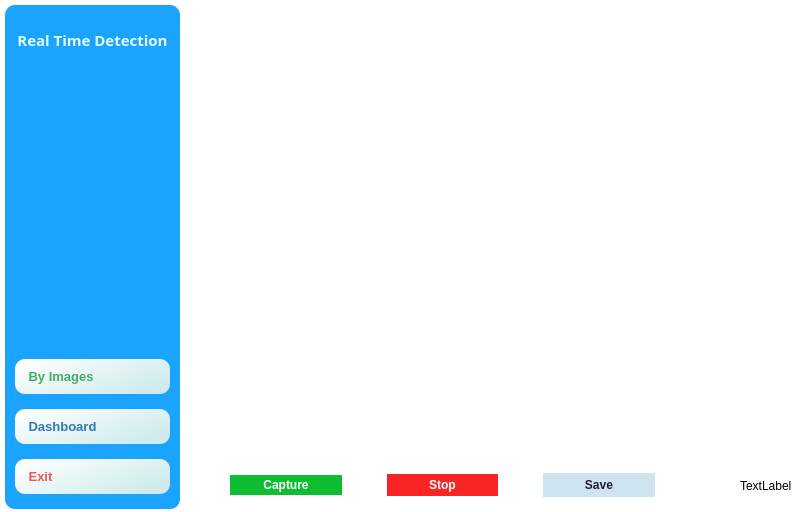
<?xml version="1.0" encoding="UTF-8"?>
<ui version="4.0">
 <class>HomeScreen</class>
 <widget class="QMainWindow" name="HomeScreen">
  <property name="geometry">
   <rect>
    <x>0</x>
    <y>0</y>
    <width>802</width>
    <height>512</height>
   </rect>
  </property>
  <property name="windowTitle">
   <string>MainWindow</string>
  </property>
  <property name="styleSheet">
   <string notr="true">background-color: rgb(255, 255, 255);</string>
  </property>
  <widget class="QWidget" name="centralwidget">
   <layout class="QHBoxLayout" name="horizontalLayout">
    <property name="spacing">
     <number>5</number>
    </property>
    <property name="leftMargin">
     <number>5</number>
    </property>
    <property name="topMargin">
     <number>5</number>
    </property>
    <property name="rightMargin">
     <number>5</number>
    </property>
    <property name="bottomMargin">
     <number>3</number>
    </property>
    <item>
     <widget class="QFrame" name="side_bar">
      <property name="minimumSize">
       <size>
        <width>175</width>
        <height>0</height>
       </size>
      </property>
      <property name="maximumSize">
       <size>
        <width>16777215</width>
        <height>16777215</height>
       </size>
      </property>
      <property name="styleSheet">
       <string notr="true">background-color: rgb(26, 164, 255);
border-radius:10px;</string>
      </property>
      <property name="frameShape">
       <enum>QFrame::StyledPanel</enum>
      </property>
      <property name="frameShadow">
       <enum>QFrame::Raised</enum>
      </property>
      <layout class="QVBoxLayout" name="verticalLayout_2">
       <property name="spacing">
        <number>15</number>
       </property>
       <property name="leftMargin">
        <number>10</number>
       </property>
       <property name="topMargin">
        <number>10</number>
       </property>
       <property name="rightMargin">
        <number>10</number>
       </property>
       <property name="bottomMargin">
        <number>15</number>
       </property>
       <item>
        <widget class="QLabel" name="title_label">
         <property name="minimumSize">
          <size>
           <width>0</width>
           <height>50</height>
          </size>
         </property>
         <property name="font">
          <font>
           <family>Unifont Upper</family>
           <pointsize>11</pointsize>
           <weight>75</weight>
           <bold>true</bold>
          </font>
         </property>
         <property name="styleSheet">
          <string notr="true">color: rgb(225, 255, 255);</string>
         </property>
         <property name="text">
          <string>Real Time Detection</string>
         </property>
         <property name="alignment">
          <set>Qt::AlignCenter</set>
         </property>
        </widget>
       </item>
       <item>
        <widget class="QLabel" name="label">
         <property name="text">
          <string/>
         </property>
         <property name="pixmap">
          <pixmap resource="resources.qrc">:/icons/face.png</pixmap>
         </property>
         <property name="alignment">
          <set>Qt::AlignCenter</set>
         </property>
        </widget>
       </item>
       <item>
        <spacer name="verticalSpacer">
         <property name="orientation">
          <enum>Qt::Vertical</enum>
         </property>
         <property name="sizeHint" stdset="0">
          <size>
           <width>20</width>
           <height>85</height>
          </size>
         </property>
        </spacer>
       </item>
       <item>
        <widget class="QPushButton" name="classsifyImage_btn">
         <property name="font">
          <font>
           <pointsize>10</pointsize>
           <weight>75</weight>
           <italic>false</italic>
           <bold>true</bold>
          </font>
         </property>
         <property name="styleSheet">
          <string notr="true">QPushButton{
color: rgb(67, 172, 102);
	background-color: qlineargradient(spread:pad, x1:0.016, y1:0.0909091, x2:1, y2:0.648, stop:0 rgba(255, 255, 255, 255), stop:1 rgba(207, 235, 235, 255));
text-align:left;
padding:10px;
}


QPushButton::hover{
color: rgb(0, 141, 202);
background-color: rgb(206, 237, 255);

}

QPushButton::pressed{
color: rgb(10, 171, 192);
	background-color: rgb(245, 253, 255);
border: 1px solid rgb(190,190,190);
}</string>
         </property>
         <property name="text">
          <string extracomment="detection using image"> By Images</string>
         </property>
         <property name="icon">
          <iconset resource="resources.qrc">
           <normaloff>:/icons/image.png</normaloff>:/icons/image.png</iconset>
         </property>
         <property name="iconSize">
          <size>
           <width>36</width>
           <height>36</height>
          </size>
         </property>
         <property name="autoDefault">
          <bool>false</bool>
         </property>
         <property name="default">
          <bool>false</bool>
         </property>
         <property name="flat">
          <bool>false</bool>
         </property>
        </widget>
       </item>
       <item>
        <widget class="QPushButton" name="dashboard_btn">
         <property name="font">
          <font>
           <pointsize>10</pointsize>
           <weight>75</weight>
           <bold>true</bold>
          </font>
         </property>
         <property name="styleSheet">
          <string notr="true">QPushButton{
color: rgb(52, 120, 179);
	background-color: qlineargradient(spread:pad, x1:0.016, y1:0.0909091, x2:1, y2:0.648, stop:0 rgba(255, 255, 255, 255), stop:1 rgba(207, 235, 235, 255));
text-align:left;
padding:10px;
}


QPushButton::hover{
color: rgb(0, 141, 202);
background-color: rgb(206, 237, 255);

}

QPushButton::pressed{
color: rgb(10, 171, 192);
	background-color: rgb(245, 253, 255);
border: 1px solid rgb(190,190,190);
}</string>
         </property>
         <property name="text">
          <string> Dashboard</string>
         </property>
         <property name="icon">
          <iconset resource="resources.qrc">
           <normaloff>:/icons/graph.png</normaloff>:/icons/graph.png</iconset>
         </property>
         <property name="iconSize">
          <size>
           <width>36</width>
           <height>36</height>
          </size>
         </property>
         <property name="autoDefault">
          <bool>true</bool>
         </property>
         <property name="default">
          <bool>false</bool>
         </property>
         <property name="flat">
          <bool>false</bool>
         </property>
        </widget>
       </item>
       <item>
        <widget class="QPushButton" name="exit_btn">
         <property name="font">
          <font>
           <pointsize>10</pointsize>
           <weight>75</weight>
           <bold>true</bold>
          </font>
         </property>
         <property name="cursor">
          <cursorShape>ForbiddenCursor</cursorShape>
         </property>
         <property name="styleSheet">
          <string notr="true">QPushButton{
color:rgb(232, 87, 90);
	background-color: qlineargradient(spread:pad, x1:0.016, y1:0.0909091, x2:1, y2:0.648, stop:0 rgba(255, 255, 255, 255), stop:1 rgba(207, 235, 235, 255));
text-align:left;
padding:10px;
}


QPushButton::hover{
color: rgb(0, 141, 202);
background-color: rgb(206, 237, 255);

}

QPushButton::pressed{
color: rgb(10, 171, 192);
	background-color: rgb(245, 253, 255);
border: 1px solid rgb(190,190,190);
}</string>
         </property>
         <property name="text">
          <string> Exit</string>
         </property>
         <property name="icon">
          <iconset resource="resources.qrc">
           <normaloff>:/icons/logout.png</normaloff>:/icons/logout.png</iconset>
         </property>
         <property name="iconSize">
          <size>
           <width>36</width>
           <height>36</height>
          </size>
         </property>
         <property name="autoDefault">
          <bool>true</bool>
         </property>
         <property name="default">
          <bool>false</bool>
         </property>
         <property name="flat">
          <bool>false</bool>
         </property>
        </widget>
       </item>
      </layout>
     </widget>
    </item>
    <item>
     <widget class="QFrame" name="frame_2">
      <property name="styleSheet">
       <string notr="true">border-radius: 10px;</string>
      </property>
      <property name="frameShape">
       <enum>QFrame::StyledPanel</enum>
      </property>
      <property name="frameShadow">
       <enum>QFrame::Raised</enum>
      </property>
      <layout class="QVBoxLayout" name="verticalLayout">
       <property name="spacing">
        <number>3</number>
       </property>
       <property name="leftMargin">
        <number>2</number>
       </property>
       <property name="topMargin">
        <number>2</number>
       </property>
       <property name="rightMargin">
        <number>2</number>
       </property>
       <property name="bottomMargin">
        <number>0</number>
       </property>
       <item>
        <widget class="QLabel" name="camera_label">
         <property name="styleSheet">
          <string notr="true">border-radius:10px;</string>
         </property>
         <property name="text">
          <string/>
         </property>
        </widget>
       </item>
       <item>
        <widget class="QFrame" name="frame_3">
         <property name="maximumSize">
          <size>
           <width>16777215</width>
           <height>50</height>
          </size>
         </property>
         <property name="styleSheet">
          <string notr="true">border-radius: 10px;</string>
         </property>
         <property name="frameShape">
          <enum>QFrame::StyledPanel</enum>
         </property>
         <property name="frameShadow">
          <enum>QFrame::Raised</enum>
         </property>
         <layout class="QHBoxLayout" name="horizontalLayout_2" stretch="0,1,1,1,0,0">
          <property name="spacing">
           <number>45</number>
          </property>
          <property name="leftMargin">
           <number>3</number>
          </property>
          <property name="topMargin">
           <number>3</number>
          </property>
          <property name="rightMargin">
           <number>3</number>
          </property>
          <property name="bottomMargin">
           <number>0</number>
          </property>
          <item>
           <spacer name="horizontalSpacer_2">
            <property name="orientation">
             <enum>Qt::Horizontal</enum>
            </property>
            <property name="sizeHint" stdset="0">
             <size>
              <width>40</width>
              <height>20</height>
             </size>
            </property>
           </spacer>
          </item>
          <item>
           <widget class="QPushButton" name="capture_btn">
            <property name="minimumSize">
             <size>
              <width>95</width>
              <height>0</height>
             </size>
            </property>
            <property name="font">
             <font>
              <pointsize>9</pointsize>
              <weight>75</weight>
              <bold>true</bold>
             </font>
            </property>
            <property name="styleSheet">
             <string notr="true">QPushButton{
background-color: rgb(14, 189, 49);
border-style: none;
border-radius: 15px;
color: rgb(255, 255, 255);
padding: 3px 6px;
}

QPushButton::hover{
background-color: rgb(22, 231, 36);
padding: 2px 3px;
font-size: 10px;
}

QPushButton::pressed{
background-color: rgb(22, 241, 46);
font-size: 12px;
}


</string>
            </property>
            <property name="text">
             <string>Capture</string>
            </property>
            <property name="icon">
             <iconset resource="resources.qrc">
              <normaloff>:/icons/capture.png</normaloff>:/icons/capture.png</iconset>
            </property>
            <property name="iconSize">
             <size>
              <width>30</width>
              <height>30</height>
             </size>
            </property>
            <property name="flat">
             <bool>false</bool>
            </property>
           </widget>
          </item>
          <item>
           <widget class="QPushButton" name="stop_btn">
            <property name="minimumSize">
             <size>
              <width>95</width>
              <height>0</height>
             </size>
            </property>
            <property name="font">
             <font>
              <pointsize>9</pointsize>
              <weight>75</weight>
              <bold>true</bold>
             </font>
            </property>
            <property name="styleSheet">
             <string notr="true">QPushButton{
background-color: rgb(249, 37, 37);
border-style: none;
border-radius: 15px;
color: rgb(255, 255, 255);
padding: 4px 6px;
}

QPushButton::hover{
background-color: rgb(247, 16, 16);
padding: 2px 3px;
font-size: 10px;
}

QPushButton::pressed{
background-color: rgb(255, 30, 33);
font-size: 12px;
}</string>
            </property>
            <property name="text">
             <string>Stop</string>
            </property>
            <property name="icon">
             <iconset resource="resources.qrc">
              <normaloff>:/icons/pause.png</normaloff>:/icons/pause.png</iconset>
            </property>
            <property name="iconSize">
             <size>
              <width>27</width>
              <height>27</height>
             </size>
            </property>
            <property name="flat">
             <bool>false</bool>
            </property>
           </widget>
          </item>
          <item>
           <widget class="QPushButton" name="save_btn">
            <property name="minimumSize">
             <size>
              <width>95</width>
              <height>0</height>
             </size>
            </property>
            <property name="font">
             <font>
              <pointsize>9</pointsize>
              <weight>75</weight>
              <bold>true</bold>
             </font>
            </property>
            <property name="styleSheet">
             <string notr="true">QPushButton{
background-color: rgb(206, 229, 239);
border-style: none;
border-radius: 15px;
color: rgb(30, 30, 50);
padding: 5px 6px;
}

QPushButton::hover{
background-color: rgb(231, 246, 255);
padding: 2px 3px;
font-size: 10px;
}

QPushButton::pressed{
background-color: rgb(179, 218, 235);
font-size: 12px;
}</string>
            </property>
            <property name="text">
             <string>Save</string>
            </property>
            <property name="icon">
             <iconset resource="resources.qrc">
              <normaloff>:/icons/bookmark.png</normaloff>:/icons/bookmark.png</iconset>
            </property>
            <property name="iconSize">
             <size>
              <width>24</width>
              <height>24</height>
             </size>
            </property>
            <property name="flat">
             <bool>false</bool>
            </property>
           </widget>
          </item>
          <item>
           <spacer name="horizontalSpacer">
            <property name="orientation">
             <enum>Qt::Horizontal</enum>
            </property>
            <property name="sizeHint" stdset="0">
             <size>
              <width>40</width>
              <height>20</height>
             </size>
            </property>
           </spacer>
          </item>
          <item>
           <widget class="QLabel" name="rec_label">
            <property name="text">
             <string>TextLabel</string>
            </property>
           </widget>
          </item>
         </layout>
        </widget>
       </item>
      </layout>
     </widget>
    </item>
   </layout>
  </widget>
 </widget>
 <resources>
  <include location="resources.qrc"/>
 </resources>
 <connections/>
</ui>
